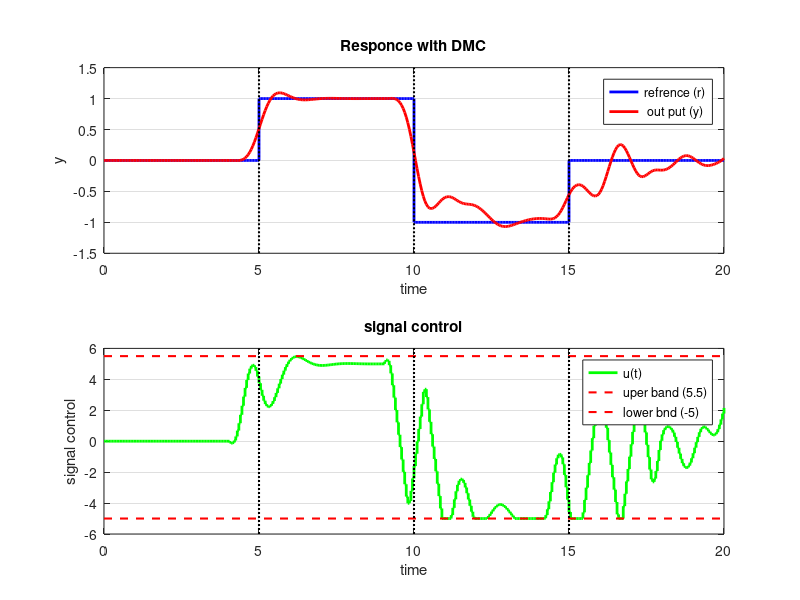

Write MATLAB code to recreate this figure.
clc; clear; close all;

%%==============================================================
num = 1;
den = [1, 0.7, 5];
G_continuous = tf(num, den);
Ts = 0.05;
G_discrete = c2d(G_continuous, Ts, 'zoh');

%% =============================================================
t1 = 5;   t2 = 10;  t3 = 15; t_final = 20;
time = 0:Ts:t_final;
N = length(time);

r = zeros(1, N);
for k = 1:N
    t = time(k);
    if t >= t1 && t < t2
        r(k) = 1;
    elseif t >= t2 && t < t3
        r(k) = -1;
    elseif t >= t3
        r(k) = 0;
    end
end

%% =============================  DMC  ===============

N_model = 120;
t_step = (0:N_model-1)' * Ts;
[y_step, ~] = step(G_discrete, t_step(end));
g = y_step(1:N_model); 
g_inf = g(end); 

Hp = 20;
Hu = 5; 
lambda = 0.05;

%%====================================================== 
D = zeros(Hp, Hu);
for i = 1:Hp
    for j = 1:min(i, Hu)
        D(i, j) = g(i - j + 1);
    end
end

%%===================================================== 
I_lambda = lambda * eye(Hu);
K_dmc_full = (D' * D + I_lambda) \ D';
K_dmc = K_dmc_full(1, :); 

%%====================================================== 
y = zeros(N, 1); 
u = zeros(N, 1);
du = zeros(N, 1); 

[A_d, B_d, C_d, D_ss] = ssdata(G_discrete);
x_state = zeros(size(A_d, 1), 1);

%% =====================================================
for k = 1:N
    
    Y0 = zeros(Hp, 1);

    y_current = y(k);
    
    for i = 1:Hp 
        
        if k > 1
            Y0(i) = Y0(i) + g_inf * u(k-1);
        end
        
        for m = 1:min(N_model-i, k-1)
            idx = k - m;  
            if idx >= 1
                Y0(i) = Y0(i) + g(m+i) * du(idx);
            end
        end

        if i == 1
            model_error = y_current - Y0(1);
        end
        Y0(i) = Y0(i) + model_error;
    end
    
    %% ----- (W) -----
    W = zeros(Hp, 1);
    for i = 1:Hp
        idx_future = min(k + i - 1, N);
        W(i) = r(idx_future);
    end
    
    %% ----- error-----
    error_pred = W - Y0;
    delta_U = K_dmc * error_pred;
    delta_u = delta_U(1);
    
    %% ----- range -----
    delta_u_max = 0.8;
    delta_u = max(-delta_u_max, min(delta_u_max, delta_u));
    
    %% ----- new input -----
    if k == 1
        u_new = delta_u;
    else
        u_new = u(k-1) + delta_u;
    end
    
    
    u_new = max(-5, min(5.5, u_new));
    
    % ذخیره مقادیر
    u(k) = u_new;
    if k == 1
        du(k) = u_new;
    else
        du(k) = u(k) - u(k-1);
    end
    
    %% -----  output -----
    y(k+1:min(k+1,N)) = 0;
    x_state = A_d * x_state + B_d * u(k);
    if k < N
        y(k+1) = C_d * x_state + D_ss * u(k);
    end
end

%% =============================================================

figure('Position', [100, 100, 1200, 800]);

subplot(2,1,1);
stairs(time, r, 'b-', 'LineWidth', 2); hold on;
plot(time, y, 'r-', 'LineWidth', 2);
plot([t1 t1], [-1.5 1.5], 'k:', 'LineWidth', 1.5);
plot([t2 t2], [-1.5 1.5], 'k:', 'LineWidth', 1.5);
plot([t3 t3], [-1.5 1.5], 'k:', 'LineWidth', 1.5);
grid on;
xlabel('time'); ylabel('y');
title('Responce with DMC');
legend('refrence (r)', ' out put (y)', 'Location', 'best');
xlim([0, 20]); ylim([-1.5, 1.5]);


subplot(2,1,2);
stairs(time, u, 'g-', 'LineWidth', 2); hold on;
plot([0, t_final], [5.5, 5.5], 'r--', 'LineWidth', 1.5);
plot([0, t_final], [-5, -5], 'r--', 'LineWidth', 1.5);
plot([t1 t1], [-6 6], 'k:', 'LineWidth', 1.5);
plot([t2 t2], [-6 6], 'k:', 'LineWidth', 1.5);
plot([t3 t3], [-6 6], 'k:', 'LineWidth', 1.5);
grid on;
xlabel('time'); ylabel('signal control');
title('signal control');
legend('u(t)', 'uper band (5.5)', 'lower bnd (-5)', 'Location', 'best');
xlim([0, 20]); ylim([-6, 6]);

%%================================================================ 
idx1 = find(time >= t1, 1);
idx2 = find(time >= t2, 1);
idx3 = find(time >= t3, 1);

y_seg1 = y(idx1:min(idx2-1, N));
if ~isempty(y_seg1) && max(y_seg1) > 1
    overshoot1 = (max(y_seg1) - 1) * 100;
else
    overshoot1 = max(0, (max(y_seg1) - 1) * 100);
end

y_seg2 = y(idx2:min(idx3-1, N));
if ~isempty(y_seg2) && min(y_seg2) < -1
    overshoot2 = (-1 - min(y_seg2)) * 100;
else
    overshoot2 = 0;
end


fprintf('\n========== Result DMC ==========\n');
fprintf(' Hp=%d, Hu=%d, λ=%.3f\n', Hp, Hu, lambda);
fprintf('overshot step in t1:  %.2f %%\n', overshoot1);
fprintf('overshot step in t2: %.2f %%\n', overshoot2);
